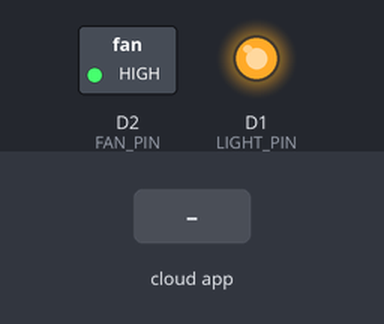
A sketch run on a simulated ESP8266 (NodeMCU). Parts: switched loads named in the sketch (green lamp = pin HIGH), output pins drawn as LEDs (lit = HIGH). The test bench sets the inputs (shaded band). WiFi joins after 1.5 s; servers stay silent unless stated; the Firebase database answers and starts empty; what the sketch prints to the serial monitor is not drawn.

Above: at 3.3 s.
3.4 s: the phone or cloud app sets light to 1
At 4.1 s:
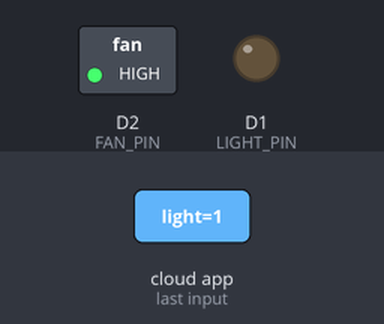
5.0 s: the phone or cloud app sets fan to 1
At 5.8 s:
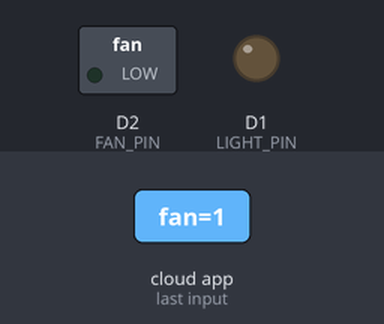
6.5 s: the phone or cloud app sets light to 0
At 8.3 s:
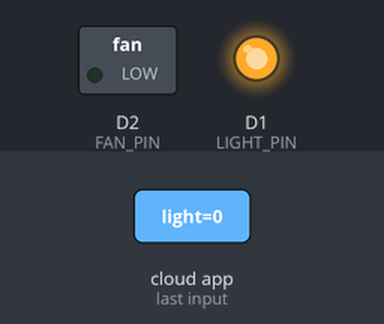
8.9 s: the phone or cloud app sets fan to 0
At 10.0 s:
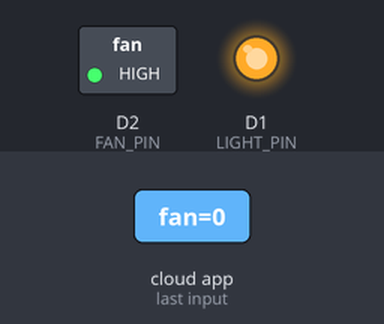
Timing chart, 0 to 11.4 s (numbered marks = the images above; inputs shaded):
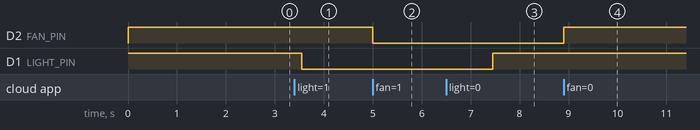

The sketch:

Home_Automation_Firebase.ino
```cpp
#include <ESP8266WiFi.h>
#include <FirebaseESP8266.h>

#define WIFI_SSID "wifi name"
#define WIFI_PASSWORD "wifi pass"

#define FIREBASE_HOST "home-automation-ca913-default-rtdb.firebaseio.com"
#define FIREBASE_AUTH "YHLmGAW1ITJfXcnz1YKDI2M7sK3dGYpYuDeBbqbO"

// Try different GPIOs if needed
#define LIGHT_PIN D1  // GPIO14
#define FAN_PIN   D2 // GPIO12

FirebaseData firebaseData;
FirebaseConfig config;
FirebaseAuth auth;

void setup() {
  Serial.begin(115200);
  pinMode(LIGHT_PIN, OUTPUT);
  pinMode(FAN_PIN, OUTPUT);
  digitalWrite(LIGHT_PIN, HIGH);
  digitalWrite(FAN_PIN, HIGH);

  WiFi.begin(WIFI_SSID, WIFI_PASSWORD);
  Serial.print("Connecting to WiFi");
  while (WiFi.status() != WL_CONNECTED) {
    delay(500);
    Serial.print(".");
  }
  Serial.println("\nWiFi connected");

  config.host = FIREBASE_HOST;
  config.signer.tokens.legacy_token = FIREBASE_AUTH;
  Firebase.begin(&config, &auth);
  Firebase.reconnectWiFi(true);

  if (!Firebase.pathExist(firebaseData, "/devices/light"))
    Firebase.setBool(firebaseData, "/devices/light", false);

  if (!Firebase.pathExist(firebaseData, "/devices/fan"))
    Firebase.setBool(firebaseData, "/devices/fan", false);
}

void loop() {
  if (Firebase.getBool(firebaseData, "/devices/light")) {
    bool lightState = firebaseData.boolData();
    digitalWrite(LIGHT_PIN, lightState ? LOW : HIGH);
    Serial.print("Light: ");
    Serial.println(lightState ? "ON" : "OFF");
  }

  if (Firebase.getBool(firebaseData, "/devices/fan")) {
    bool fanState = firebaseData.boolData();
    digitalWrite(FAN_PIN, fanState ? LOW : HIGH);
    Serial.print("Fan: ");
    Serial.println(fanState ? "ON" : "OFF");
  }

  delay(1000);
}
```

Measured:
- after the input at 3.4 s, D1 (LIGHT_PIN): HIGH → LOW after 0.15 s
- after the input at 5.0 s, D2 (FAN_PIN): HIGH → LOW at once
- after the input at 6.5 s, D1 (LIGHT_PIN): LOW → HIGH after 0.95 s
- after the input at 8.9 s, D2 (FAN_PIN): LOW → HIGH at once
